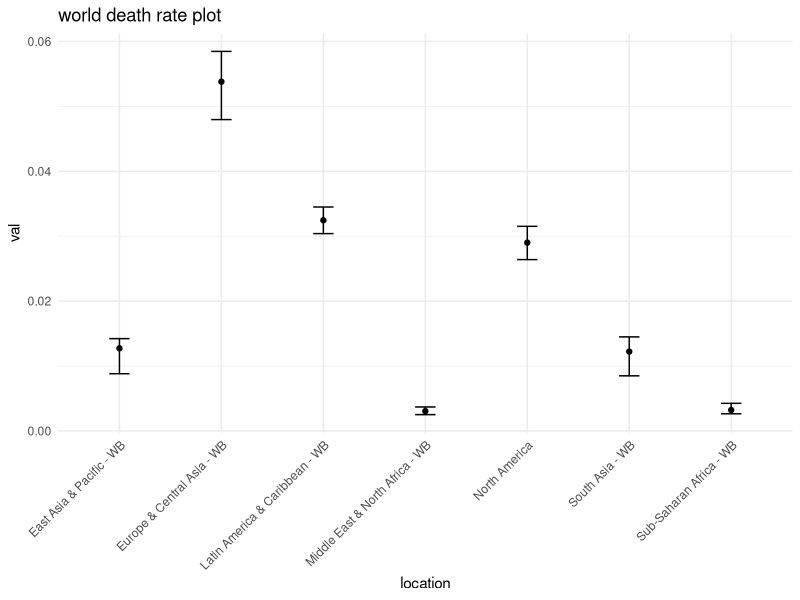
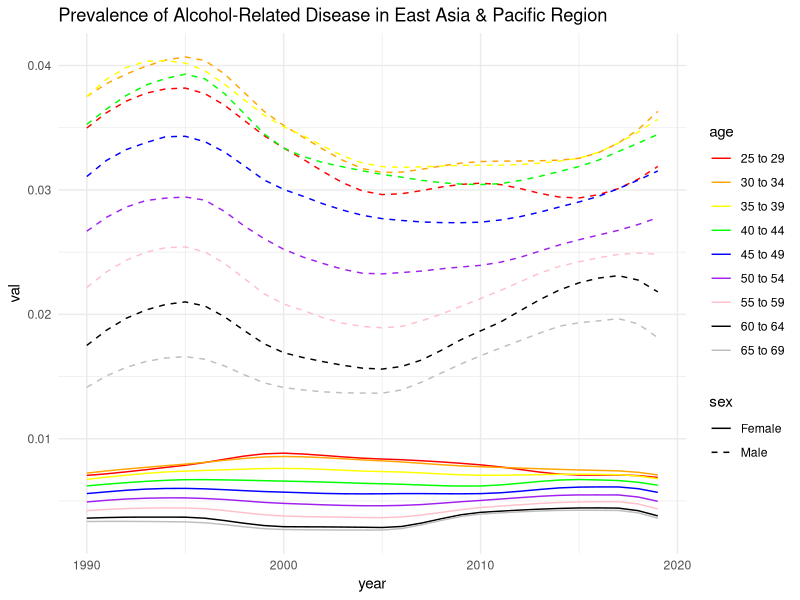
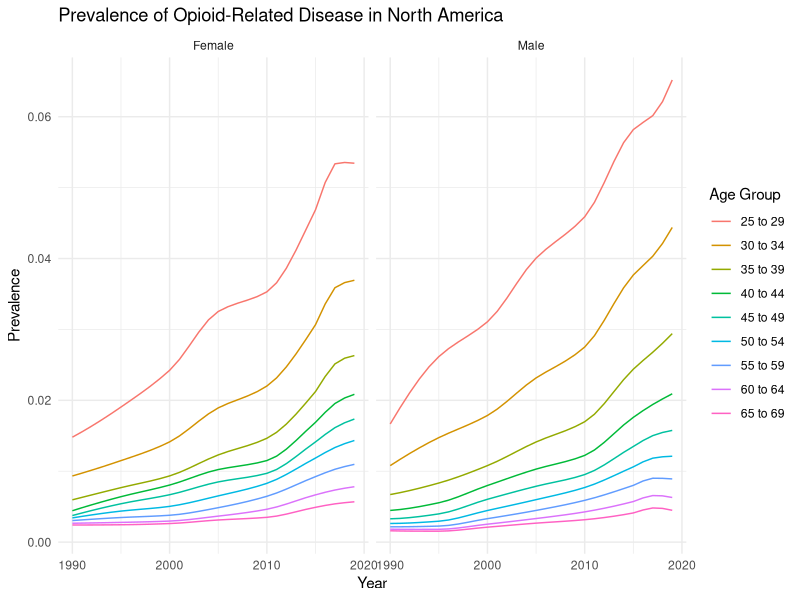
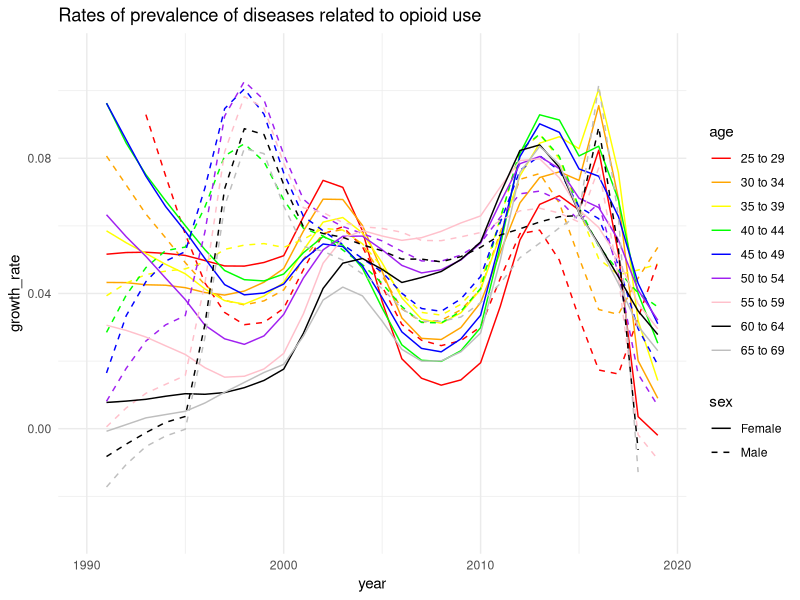
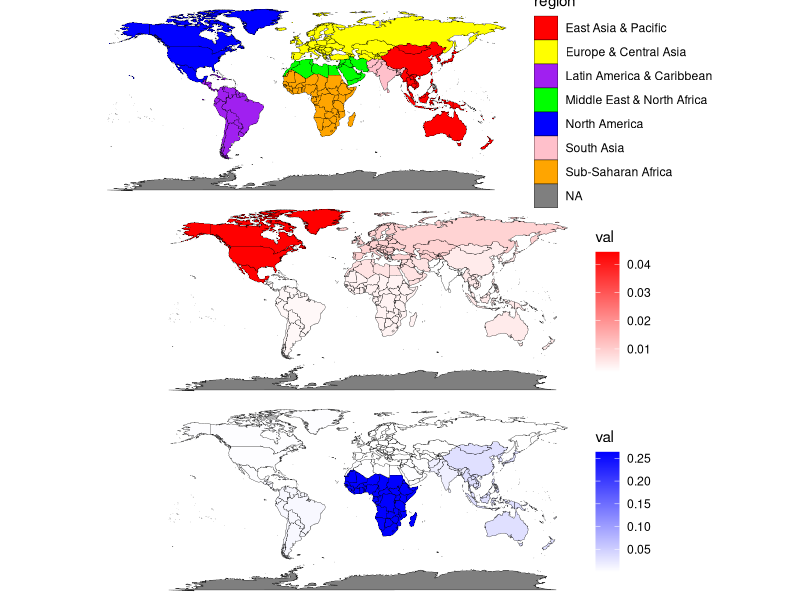
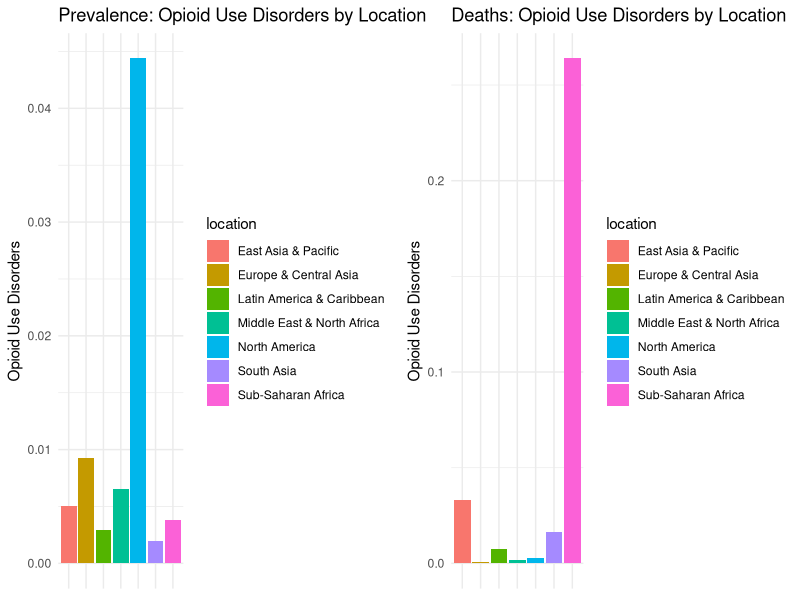

These figures' R source, in order:
## ---- chunk 1
library(maps)
library(readr)
library(ggplot2)
library(tidyverse)
library(dplyr)
library(gridExtra)
## ---- chunk 2
substance_use <- read.csv("substance_use.csv")
head(substance_use)
## ---- chunk 3
# Select the data
Q1 <- subset(substance_use,year=="2019" & sex=="Male" & age=="40 to 44" 
             & cause=="Alcohol use disorders" & measure=="Deaths")

# Choose the region with the highest val
highest_region <- (Q1[which.max(Q1$val), ])$location
print(highest_region)

# Draw the death rate plot
ggplot(Q1, aes(x = location, y = val, ymin = lower, ymax = upper)) +
  geom_point() +
  geom_errorbar(width = 0.2, position = position_dodge(0.9)) +
  labs(x = "location", y = "val", title = 'world death rate plot') +
  theme_minimal() +
  theme(axis.text.x = element_text(angle = 45, hjust = 1))

## ---- chunk 4
# Select the East Asia and Pacific region
Q2 <- subset(substance_use,cause=="Alcohol use disorders" & measure=="Prevalence" 
             & location=="East Asia & Pacific - WB")

# Plot the prevalence among the different time and age groups
ggplot(Q2, aes(x = year, y = val, color = age, linetype = sex)) +
  geom_line() +
  labs(x = "year", y = "val", color = "age", linetype = "sex", 
       title = 'Prevalence of Alcohol-Related Disease in East Asia & Pacific Region') +
  scale_color_manual(values = c("red", "orange", "yellow", "green","blue", 
                                "purple", "pink", "black", "gray")) +
  scale_linetype_manual(values = c("solid", "dashed")) +
  theme_minimal()

## ---- chunk 5
# Select the sex-related prevalence data
opioid_gender <- Q2[,c("year", "val", "age","sex")]
p_value<- c()
age.l <- unique(opioid_gender$age) # Select the different year
for (i in age.l){
  male <- filter(opioid_gender, sex == "Male", age == i)
  male <- male[order(male$year),]
  female <- filter(opioid_gender, sex == "Female", age == i)
  female <- female[order(female$year),]
  result <- wilcox.test(male$val, female$val, paired = TRUE, alternative = "two.sided") 
  p_value <- c(p_value, result$p.value) # Store the results from wilcox.test
}
print(p_value)
print(p_value < 0.05) # Display the compare results

## ---- chunk 6
# Select the data
Q3 <- substance_use %>%
    filter(location == "North America", cause == "Opioid use disorders", 
           measure == "Prevalence")

# Plot the prevalence of opioid related diseases
ggplot(Q3, aes(x = year, y = val, color = age)) +
  geom_line() +
  facet_wrap(~sex) +
  labs(title = "Prevalence of Opioid-Related Disease in North America",
       x = "Year",
       y = "Prevalence",
       color = "Age Group") +
  theme_minimal()

# Compare the next year's data with the previous year's, calculate the growth rate.
Q3 <- Q3[order(Q3$sex, Q3$age, Q3$year), ]
Q3$growth_rate <- c(NA, (Q3$val[-1] / Q3$val[-nrow(Q3)])-1)
Q3$growth_rate[!duplicated(Q3$age)] <- NA

# Polt the growth rate in different years
ggplot(Q3, aes(x = year, y = growth_rate, color = age, linetype = sex)) +
  geom_line() +scale_y_continuous(limits = c(-0.03,0.11))+
  labs(x = "year", y = "growth_rate", color = "age", linetype = "sex", 
       title = 'Rates of prevalence of diseases related to opioid use') +
  scale_color_manual(values = c("red", "orange", "yellow", "green","blue", 
                                "purple", "pink", "black", "gray")) +
  scale_linetype_manual(values = c("solid", "dashed")) +
  theme_minimal()

## ---- chunk 7
# Subset the origin data
filtered_data_before <- substance_use %>%
  filter(location == "North America", cause == "Opioid use disorders",
         measure == "Prevalence", year %in% 1990:1997)
filtered_data_after <- substance_use %>%
  filter(location == "North America", cause == "Opioid use disorders", 
         measure == "Prevalence", year %in% 1997:2019)

# Set a data frame for storage
male_slopes_before <- data.frame(age = character(), slope = numeric())
female_slopes_before <- data.frame(age = character(), slope = numeric())

# Perform linear regression analysis 
for (i in unique(filtered_data_before$age)) {
  age_data = filtered_data_before[filtered_data_before$age == i,]
  male_lm = lm(val~year,data=age_data[age_data$sex=="Male",])
  female_lm = lm(val~year,data=age_data[age_data$sex=="Female",])
  # Store the slopes and years
  male_slopes_before <- rbind(male_slopes_before, 
                              data.frame(age = i, slope = coef(male_lm)[2]))
  female_slopes_before <- rbind(female_slopes_before, 
                                data.frame(age = i, slope = coef(female_lm)[2]))
}

# Set a data frame for storage
male_slopes_after <- data.frame(age = character(), slope = numeric())
female_slopes_after <- data.frame(age = character(), slope = numeric())

# Perform Linear regression analysis 
for (i in unique(filtered_data_after$age)) {
  age_data = filtered_data_after[filtered_data_after$age == i,]
  male_lm = lm(val~year,data=age_data[age_data$sex=="Male",])
  female_lm = lm(val~year,data=age_data[age_data$sex=="Female",])
  # Store the slopes and years
  male_slopes_after <- rbind(male_slopes_after, 
                             data.frame(age = i, slope = coef(male_lm)[2]))
  female_slopes_after <- rbind(female_slopes_after, 
                               data.frame(age = i, slope = coef(female_lm)[2]))
}

# Test the slope for male
male_test_result <- wilcox.test(male_slopes_after$slope, male_slopes_before$slope, 
                                alternative = "greater", paired = TRUE)

# Test the slope for female
female_test_result <- wilcox.test(female_slopes_after$slope, female_slopes_before$slope, 
                                  alternative = "greater", paired = TRUE)

# Print the test results
print(male_test_result)
print(female_test_result)
## ---- chunk 8
male_slopes_before$sex <- "Male"
female_slopes_before$sex <- "Female"
male_slopes_after$sex <- "Male"
female_slopes_after$sex <- "Female"

# Combine slope data for male and female
slopes_before <- rbind(male_slopes_before, female_slopes_before)
slopes_after <- rbind(male_slopes_after, female_slopes_after)

rownames(slopes_before) <- NULL
rownames(slopes_after) <- NULL

# Calculate the slope difference for each age group
slope_diff <- merge(slopes_after, slopes_before, by = c("age", "sex"), 
                    suffixes = c("_after", "_before"))
slope_diff$slope_diff <- slope_diff$slope_after - slope_diff$slope_before

# Find the age group with the largest slope difference for males
max_diff_age_male <- slope_diff[slope_diff$sex == "Male",][
  which.max(slope_diff[slope_diff$sex == "Male",]$slope_diff), "age"]

# Find the age group with the largest slope difference for females
max_diff_age_female <- 
  slope_diff[slope_diff$sex == "Female",][
    which.max(slope_diff[slope_diff$sex == "Female",]$slope_diff), "age"]

# Print the slope difference results
print(max_diff_age_male)
print(max_diff_age_female)
## ---- chunk 9
east_asia_pacific <- c("Papua New Guinea","Vietnam","Laos","New Zealand","Australia","China","Fiji","Guam","Indonesia","Japan","Cambodia","Kiribati","Myanmar","Mongolia","Malaysia","Nauru","Philippines","Palau","Singapore","Thailand","Tonga","Vanuatu","Samoa", "Taiwan", "South Korea", "North Korea")

north_america <- c("USA", "Canada", "Greenland", "Mexico")

middle_east_north_africa <- c("Algeria", "Bahrain", "Egypt", "Iran", "Iraq", "Israel", "Jordan", "Kuwait", "Lebanon", "Libya", "Morocco", "Oman", "Qatar", "Saudi Arabia", "Syria", "Tunisia", "United Arab Emirates", "Yemen")

latin_america_caribbean <- c("French Guiana", "Antigua and Barbuda", "Argentina", "Bahamas", "Barbados", "Belize", "Bolivia", "Brazil", "Chile", "Colombia", "Costa Rica", "Cuba", "Dominica", "Dominican Republic", "Ecuador", "El Salvador", "Grenada", "Guatemala", "Guyana", "Haiti", "Honduras", "Jamaica", "Mexico", "Nicaragua", "Panama", "Paraguay", "Peru", "Saint Kitts and Nevis", "Saint Lucia", "Saint Vincent and the Grenadines", "Suriname", "Trinidad and Tobago", "Uruguay", "Venezuela")

sub_saharan_africa <- c("Ivory Coast","Western Sahara","Swaziland","Democratic Republic of the Congo", "Republic of Congo","Angola", "Benin", "Botswana", "Burkina Faso", "Burundi", "Cabo Verde", "Cameroon", "Central African Republic", "Chad", "Comoros", "Congo", "Cote d'Ivoire", "Djibouti", "Equatorial Guinea", "Eritrea", "Eswatini", "Ethiopia", "Gabon", "Gambia", "Ghana", "Guinea", "Guinea-Bissau", "Kenya", "Lesotho", "Liberia", "Madagascar", "Malawi", "Mali", "Mauritania", "Mauritius", "Mozambique", "Namibia", "Niger", "Nigeria", "Rwanda", "Sao Tome and Principe", "Senegal", "Seychelles", "Sierra Leone", "Somalia", "South Africa", "South Sudan", "Sudan", "Tanzania", "Togo", "Uganda", "Zambia", "Zimbabwe")

south_asia <- c("Afghanistan", "Bangladesh", "Bhutan", "India", "Maldives", "Nepal", "Pakistan", "Sri Lanka")

europe_central_asia <- c("Albania", "Andorra", "Armenia", "Austria", "Azerbaijan", "Belarus", "Belgium", "Bosnia and Herzegovina", "Bulgaria", "Croatia", "Cyprus", "Czech Republic", "Denmark", "Estonia", "Finland", "France", "Georgia", "Germany", "Greece", "Hungary", "Iceland", "Ireland", "Italy", "Kazakhstan", "Kosovo", "Latvia", "Liechtenstein", "Lithuania", "Luxembourg", "Macedonia", "Malta", "Moldova", "Monaco", "Montenegro", "Netherlands", "Norway", "Poland", "Portugal", "Romania", "Russia", "San Marino", "Serbia", "Slovakia", "Slovenia", "Spain", "Sweden", "Switzerland", "Turkey", "Ukraine", "UK", "Vatican City","Uzbekistan","Tajikistan","Turkmenistan","Kyrgyzstan")
## ---- chunk 10
all_countries <- c(east_asia_pacific, north_america, middle_east_north_africa, 
                   europe_central_asia, latin_america_caribbean, sub_saharan_africa, south_asia)
all_regions <- c(rep("East Asia & Pacific", length(east_asia_pacific)), 
                 rep("North America", length(north_america)), 
                 rep("Middle East & North Africa", length(middle_east_north_africa)), 
                 rep("Europe & Central Asia", length(europe_central_asia)), 
                 rep("Latin America & Caribbean", length(latin_america_caribbean)), 
                 rep("Sub-Saharan Africa", length(sub_saharan_africa)), 
                 rep("South Asia", length(south_asia)))

df <- data.frame(country = all_countries, region = all_regions)

df_region = unique(df$region)

# Get world map data
world_map <- map_data("world")

# Merge map data with your data box
world_map$region <- df$region[match(world_map$region, df$country)]

# Create a color map
color_mapping_region <- c("East Asia & Pacific" = "red", 
                   "North America" = "blue", 
                   "Middle East & North Africa" = "green", 
                   "Europe & Central Asia" = "yellow", 
                   "Latin America & Caribbean" = "purple", 
                   "Sub-Saharan Africa" = "orange", 
                   "South Asia" = "pink")

# Draw map
g1 <- ggplot() +
  geom_polygon(data = world_map, 
               aes(x = long, y = lat, group = group, fill = region), 
               color = "black", 
               size = 0.1) +
  scale_fill_manual(values = color_mapping_region) +
  coord_fixed() +
  theme_void()

# Suppose you have a data box with country and corresponding disease data
opioid_data <- substance_use %>%
  filter(year == 2019, sex == "Male", age == "30 to 34", 
         cause == "Opioid use disorders", measure == "Prevalence")

opioid_data$location = c("North America", "South Asia",
                         "Latin America & Caribbean","Sub-Saharan Africa",
                         "Middle East & North Africa" ,"East Asia & Pacific", 
                         "Europe & Central Asia")

# Merge disease data with map data
world_map$val <- opioid_data$val[match(world_map$region, opioid_data$location)]

# Create a color map
color_mapping_prevalence <- colorRampPalette(c("white", "red"))

# Draw prevalence map
g2<- ggplot() +
  geom_polygon(data = world_map, 
               aes(x = long, y = lat, group = group, fill = val), 
               color = "black", 
               size = 0.1) +
  scale_fill_gradientn(colors = color_mapping_prevalence(100)) +
  coord_fixed() +
  theme_void()

# Suppose you have a data box with country and corresponding disease data
opioid_data_deaths <- substance_use %>%
  filter(year == 2019, sex == "Male", age == "30 to 34", 
         cause == "Opioid use disorders", measure == "Deaths")

opioid_data_deaths$location = c("North America", "South Asia",
                         "Latin America & Caribbean","Sub-Saharan Africa",
                         "Middle East & North Africa" ,"East Asia & Pacific", 
                         "Europe & Central Asia")

# Merge disease data with map data
world_map$val <- opioid_data_deaths$val[match(world_map$region, opioid_data_deaths$location)]

# Create a color map
color_mapping_death <- colorRampPalette(c("white", "blue"))

# Draw death map
g3 <- ggplot() +
  geom_polygon(data = world_map, 
               aes(x = long, y = lat, group = group, fill = val), 
               color = "black", 
               size = 0.1) +
  scale_fill_gradientn(colors = color_mapping_death(100)) +
  coord_fixed() +
  theme_void()
## ---- chunk 11
# Print map
grid.arrange(g1, g2, g3, nrow = 3)
## ---- chunk 12
# Use the opioid data data box to draw a bar chart
p1 <- ggplot(opioid_data, aes(x = location, y = val, fill = location)) +
  geom_bar(stat = "identity", position = "dodge") +
  theme_minimal() +
  labs(y = "Opioid Use Disorders", title = "Prevalence: Opioid Use Disorders by Location") +
  theme(axis.text.x = element_blank(), 
        axis.ticks.x = element_blank(),
        axis.title.x = element_blank())
p2 <- ggplot(opioid_data_deaths, aes(x = location, y = val, fill = location)) +
  geom_bar(stat = "identity", position = "dodge") +
  theme_minimal() +
  labs(y = "Opioid Use Disorders", title = "Deaths: Opioid Use Disorders by Location") +
  theme(axis.text.x = element_blank(), 
        axis.ticks.x = element_blank(),
        axis.title.x = element_blank())
grid.arrange(p1, p2, ncol = 2)
